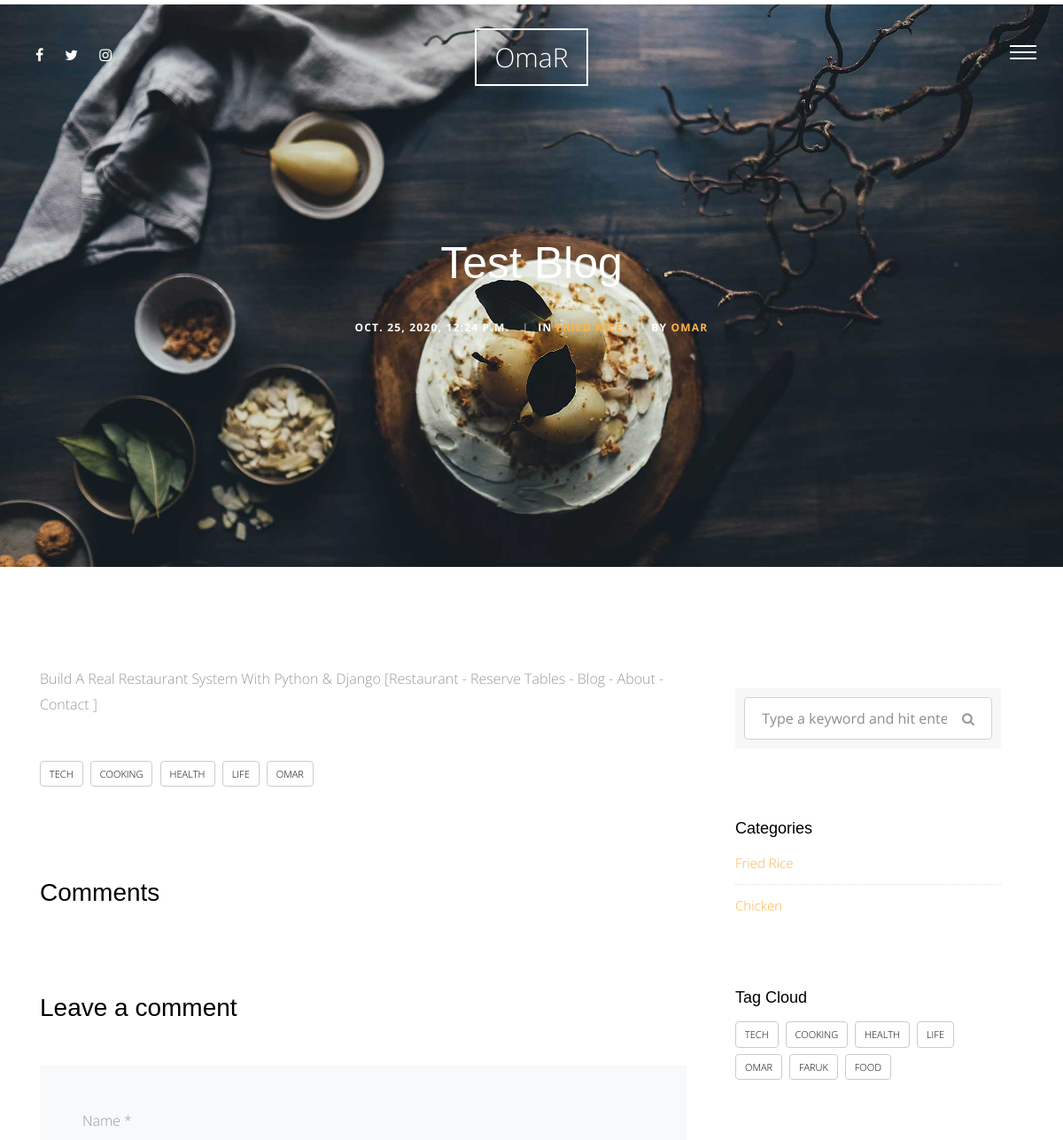
The app's page /blog/1 (upper part), older data.
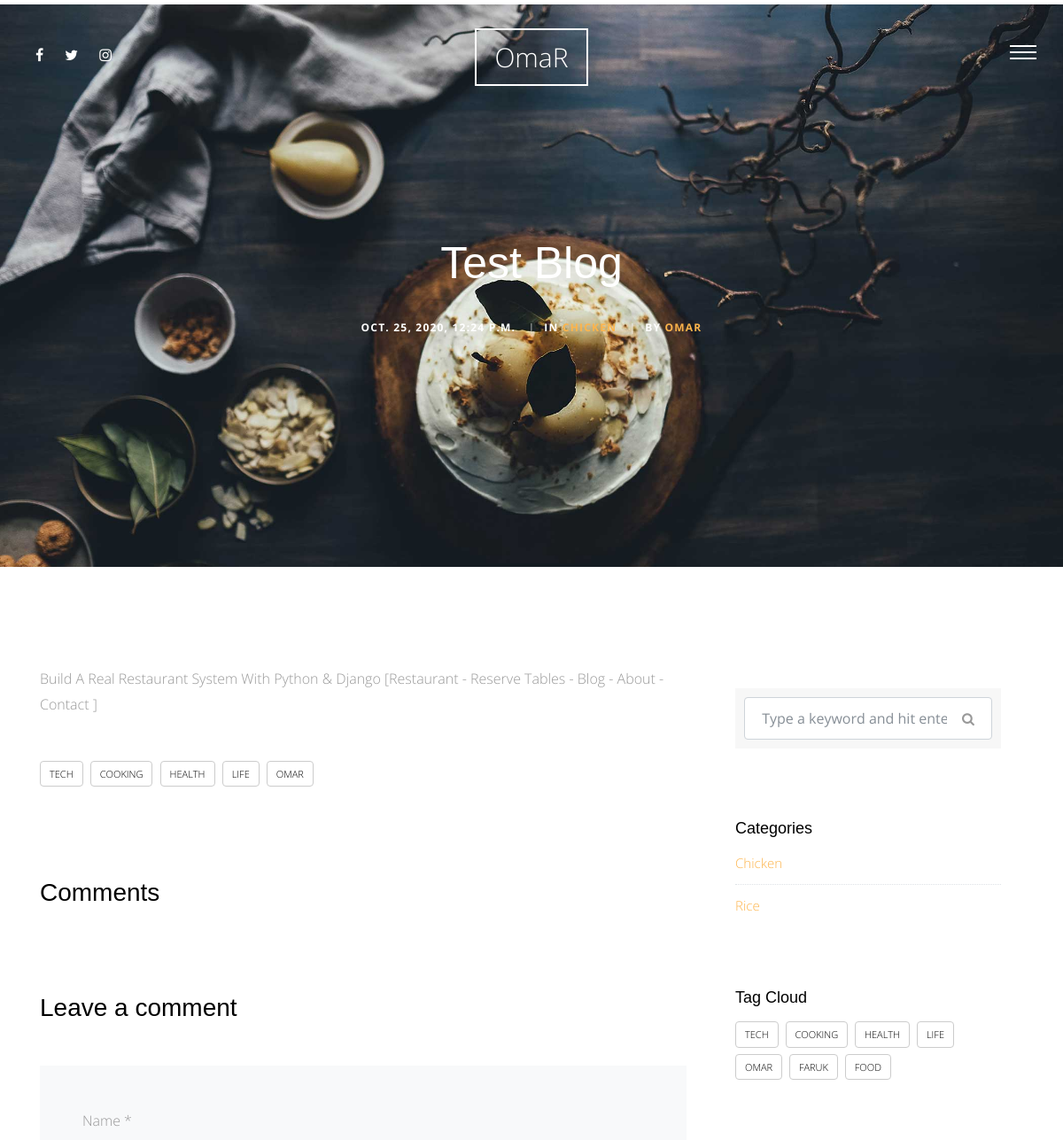
The same page, newer data.
### blog/models.py (models this page shows)
class Post(models.Model):
    title = models.CharField(max_length=155)
    content = models.TextField()
    author = models.ForeignKey(User, on_delete=models.CASCADE)
    image = models.ImageField(upload_to='blog/', blank=True, null=True)
    category = models.ForeignKey('Category', null=True, on_delete=models.SET_NULL)
    created  = models.DateTimeField(default=timezone.now)
    tags = TaggableManager(blank=True)
    class Meta:
        verbose_name = ' post'
        verbose_name_plural = 'posts'
    def __str__(self):
        return self.title

class Category(models.Model):
    category_name = models.CharField(max_length=150)
    class Meta:
        verbose_name = ' category'
        verbose_name_plural = 'catogires'
    def __str__(self):
        return self.category_name

### blog/views.py (the view)
# urls.py: path('<int:id>', views.post_detail, name='post_detail'),
def post_detail(request, id):
    post_detail = Post.objects.get(id=id)
    categories = Category.objects.all()
    all_tags = Tag.objects.all()
    comments = Comment.objects.filter(post=post_detail)
    context = {
        'post_detail' : post_detail,
        'categories' : categories,
        'all_tags' : all_tags,
        'comments' : comments,
    }
    return render(request, 'post/post_detail.html', context)

### blog/templates/post/post_detail.html (shortened to what this page needs)
{% extends 'base.html' %}
{% load static %}
{% block content %}
    <div class="main-wrap">
        <div class="cover_1 cover_sm">
            <div class="img_bg" style="background-image: url({% static 'img/slider-1.jpg' %})" data-stellar-background-ratio="0.5">
            <div class="container">
                <div class="row align-items-center justify-content-center">
                <div class="col-md-7 text-center" data-aos="fade-up">
                    <h2 class="heading mb-4">{{ post_detail }}</h2>
                    <div class="post-info">
                    <div class="date-info">{{ post_detail.created }}</div>
                    <div class="category-info"><span class="seperator">|</span>In <a href="#" data-title="View all posts in Lifestyle" title="View all posts in Lifestyle">{{ post_detail.category }}</a></div>
                    <div class="author-info"><span class="seperator">|</span>By <a href="#">{{ post_detail.author }}</a></div>
                    </div>
                </div>
                </div>
            </div>
            </div>
        </div>
        <div class="section">
            <div class="container">
            <div class="row">
                <div class="col-md-8">
                <p>{{ post_detail.content }}</p>
                <div class="tag-widget post-tag-container mb-5 mt-5">
                    <div class="tagcloud">
                    {% for tag in post_detail.tags.all %}
                        <a href="{% url 'blog:post_by_tag' tag %}" class="tag-cloud-link">{{ tag }}</a>
                    {% endfor %}
                    </div>
                </div>
                <div class="pt-5 mt-5">
                    <h3 class="mb-5"> Comments</h3>
                    <div class="comment-form-wrap pt-5">
                    <h3 class="mb-5">Leave a comment</h3>
                    <form action="#" class="p-5 bg-light">
                        <div class="form-group">
                        <label for="name">Name *</label>
                        </div>
                    </form>
                    </div>
                </div>
                </div>
                <div class="col-md-4 sidebar">
                <div class="sidebar-box">
                    <form action="#" class="search-form">
                    <div class="form-group">
                        <span class="icon fa fa-search"></span>
                        <input type="text" class="form-control" placeholder="Type a keyword and hit enter">
                    </div>
                    </form>
                </div>
                <div class="sidebar-box">
                    <div class="categories">
                        <h3>Categories</h3>
                        {% for category in categories %}
                            <li><a href="{% url 'blog:post_by_category' category %}">{{ category }}</a></li>
                        {% endfor %}
                    </div>
                </div>
                <div class="sidebar-box">
                    <h3>Tag Cloud</h3>
                    <div class="tagcloud">
                        {% for tag in all_tags %}
                            <a href="{% url 'blog:post_by_tag' tag %}" class="tag-cloud-link">{{ tag }}</a>
                        {% endfor %}
                    </div>
                </div>
                </div>
            </div>
            </div>
        </div>
    </div>
{% endblock %}

Row changes from the older to the newer data that the page shows:
removed Category: category_name "Fried Rice"
changed Post "Test Blog": category "FRIED RICE" → "CHICKEN"
added Category: category_name "Rice"
